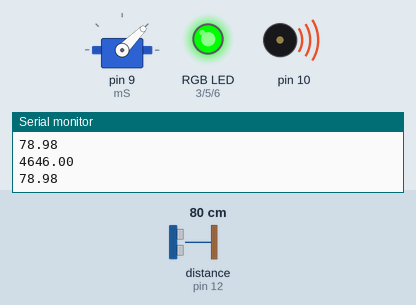
This sketch was run on a simulated Arduino Uno, built with avr-gcc and run on an emulated ATmega328P. On the bench: servo, an RGB LED mixed from three pins (HIGH = lit), buzzer (waves = sounding), the last lines printed to the serial monitor. Wiring (inferred from the names in the program): ultrasonic range finder: trigger pin 11; echo pin 12. The test bench sets the inputs (shaded band); at power-on: distance to the obstacle (sensor on pin 12) 80 cm. The echo pulse lasts 58.3 µs per cm; pins used as bus, display or sensor lines are not drawn.

Above: at 1.2 s.
1.3 s: distance to the obstacle (sensor on pin 12) set to 22 cm
2.8 s: distance to the obstacle (sensor on pin 12) set to 18 cm
At 4.33 s:
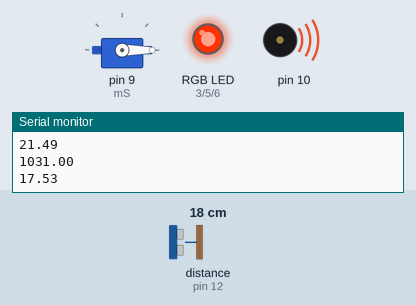
5.8 s: distance to the obstacle (sensor on pin 12) set to 12 cm
8.8 s: distance to the obstacle (sensor on pin 12) set to 9 cm
At 9.3 s:
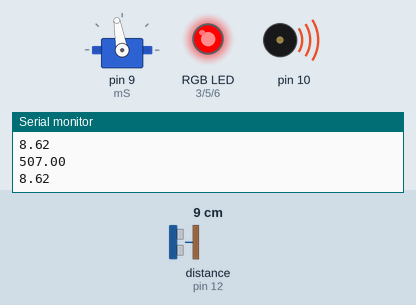
10.4 s: distance to the obstacle (sensor on pin 12) set to 35 cm
At 11.6 s:
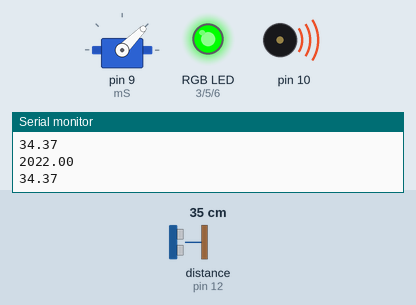
11.9 s: distance to the obstacle (sensor on pin 12) set to 17 cm
At 12.67 s:
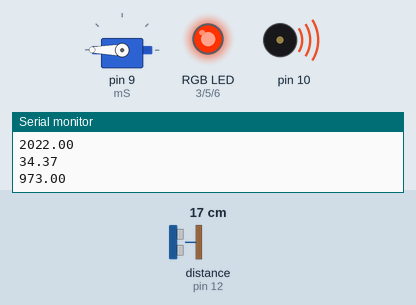
Timing chart, 0 to 15.9 s (numbered marks = the images above; inputs shaded):
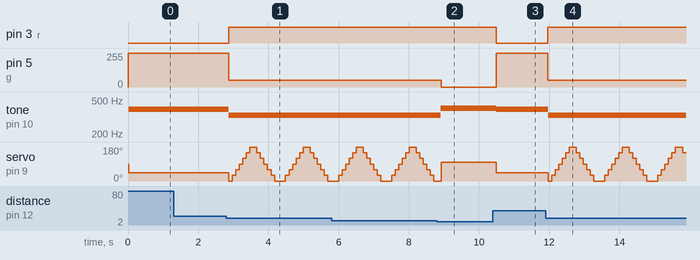

Measured:
- the behaviour switches between 21 and 20 cm on distance to the obstacle (sensor on pin 12) (found by bisection; images 0 and 1)
- the behaviour switches between 11 and 10 cm on distance to the obstacle (sensor on pin 12) (found by bisection; images 1 and 2)
- after the input at 8.8 s, pin 5 (g): 50/255 → 0/255 after 0.13 s; tone on pin 10: 330 Hz → 400 Hz after 0.12 s
- after the input at 10.4 s, pin 3 (r): HIGH → LOW after 0.09 s; pin 5 (g): 0/255 → 255/255 after 0.09 s; tone on pin 10: 400 Hz → 392 Hz after 0.10 s; servo on pin 9 (mS): 100° → 45° after 0.10 s
- after the input at 11.9 s, pin 3 (r): LOW → HIGH after 0.06 s; pin 5 (g): 255/255 → 50/255 after 0.06 s

The sketch:

ARDUINO.ino
```cpp
// void setup() {
//   // put your setup code here, to run once:
//   pinMode(A3, INPUT);
//   pinMode(13, OUTPUT);
//   Serial.begin(9600);


// }

// void loop() {
  // put your main code here, to run repeatedly:
// int val = analogRead(A3);
// Serial.println(val);
// digitalWrite(13, HIGH);
// delay(val);
// digitalWrite(13, LOW);
// delay(val);
// }


// Pin connections:
// Potentiometer pin 1 to Arduino 5V
// Potentiometer pin 2 to Arduino analog pin 0
// Potentiometer pin 3 to Arduino GND
// LED connected to Arduino pin 9

// int potPin = 0; // select analog pin for potentiometer
// int ledPin = 9; // select digital pin for LED
// int val = 0; // variable to store potentiometer value

// void setup() {
//   pinMode(ledPin, OUTPUT); // set LED pin as output
// }

// void loop() {
//   val = analogRead(potPin); // read potentiometer value
//   val = map(val, 0, 1023, 0, 255); // map value 0-1023 to 0-255
//   analogWrite(ledPin, val); // set LED brightness
// }


// float C_F(float temp_C) {
//   temp_F = (temp_C* 9/5) + 32.0;
//   return temp_F
// }

// void setup () {
// pinMode(A3, INPUT);
// pinMode(13, OUTPUT); //night light
// Serial.begin(9600);
// // while(!Serial) {;}
// }

// void loop () {
//   int val = analogRead(A3);
//   Serial.println(val);
//   int threshold = 100;
// if (val < threshold ) {
//   digitalWrite(13, HIGH);
// }
// else if (val > threshold) {
//   digitalWrite(13, LOW);
// }
// }


// int Red = 9;
// int Green = 10;
// int Blue = 11;

// void setup() {
//   Serial.begin(9600);
//   pinMode(Red, OUTPUT);
//   pinMode(Green, OUTPUT);
//   pinMode(Blue, OUTPUT);
//   pinMode(A1, INPUT);
//   pinMode(A0, INPUT);
// }

// void loop () {
//   analogWrite (Red, 100);
//   analogWrite (Green, 100 );
//   analogWrite (Blue,  0 );
//   int val1 = analogRead(A1);
//   digitalWrite(Red, HIGH);
//   digitalWrite(Green, HIGH);
//   digitalWrite(Blue, HIGH);
//   digitalWrite(Red, LOW);
//   digitalWrite(Green, LOW);
//   digitalWrite(Blue, LOW);
//   delay (val1);
//     int val2 = analogRead(A0);
//   Serial.println(val2);
//   int threshold = 100;
// if (val2 < threshold ) {
//   digitalWrite(Red, HIGH);
//   digitalWrite(Green, HIGH);
//   digitalWrite(Blue, HIGH);
// }
// else if (val2 > threshold) {
//   digitalWrite(Red, LOW);
//   digitalWrite(Green, LOW);
//   digitalWrite(Blue, LOW);
// }
// }


// arr = [1, 2, 3, 4, 5]
// int b = 0;
// int c = 0;
// for (i = 0, i< arr.length, i++)
// {
//   b = arr(i);
//   c += b;
// }
// Serial.println(c);


// const int b = 10;
// void setup() {
//   Serial.begin(9600);
//   pinMode(b, OUTPUT);

// }


// void loop() {
//   digitalWrite(b, HIGH);
//   int val = digitalRead(b);
//   Serial.println(val);
//   tone(b, 1000, 500);
//   noTone(b);
// }

// void play(char note, int beats);
// void play(char note, int beats) {
//   int num = 15;
//   char notes [15] = { 'c', 'd', 'e', 'f', 'g', 'a', 'b', 'C', 'D', 'E', 'F', 'G', 'A', 'B', ' '};
//   int freq[15] = {131, 147, 165, 175, 196, 220, 247, 262, 294, 330, 349, 392, 440, 494, 0};
//   int curr_f;
//   int beat_l = 150;
// for (int i = 0; i<num; i++)
// { if (note == notes[i]) {
//   curr_f = freq[i];
// }
// }
// int note_time = beats * beat_l;
// tone( 10, curr_f, note_time);
// delay(note_time);
// delay(50);
// }


// void setup() {
//   pinMode(10, OUTPUT);

// }

// void loop() {

// }
// void loop() {
// play('g', 2); //ha
// play('g', 1);
// play('a', 4);
// play('g', 4);
// play('c', 4);
// play('b', 4);
// play(' ', 2);
// play('g', 2);
// play('g', 1);
// play('a', 4);
// play('g', 4);
// play('D', 4);
// play('c', 4);
// play(' ', 2);
// play('g', 2);
// play('g', 1);
// play('G', 4);
// play('E', 4);
// play('C', 4);
// play('b', 4);
// play('a', 4);
// play('a', 6);
// play('F', 2);
// play('F', 1);
// play('E', 4);
// play('C', 4);
// play('D', 4);
// play('C', 6);
// }


// void setup() {
//   pinMode(10, OUTPUT);
// pinMode(2, INPUT_PULLUP);
// pinMode(3, INPUT_PULLUP);
// pinMode(4, INPUT_PULLUP);

// }


// void loop () {


// int red1 = digitalRead(2);
// int yellow1 = digitalRead(3);
// int green1 = digitalRead(4);

// if (red1 == 0) {
//   tone(10, 262);
// }
// else if (yellow1 == 0) {
//   tone(10, 330);
// }
// else if (green1 == 0) {
//   tone(10, 392);
// }
// else {
//   noTone(10);
// }

// }

// #include <Servo.h>
// Servo mS;
// // int pos = 0;
// void setup() {
// pinMode(9, OUTPUT);
// pinMode(A0, INPUT);
// mS.attach(9);
// Serial.begin(9600);
// // map(pos, 0, 1023, 20, 160);

// }


// void loop  () {
//   int val = analogRead(A0);
//   int pos = map(val, 0, 1023, 20, 320);
//   mS.write(pos);
//   Serial.println(pos);
// for ( pos = 0; pos <= 180 ; pos +=1) {
//   mS.write(pos);
//   delay(100);
// }
// for ( pos = 180; pos >=0; pos-=1) {
//   mS.write(pos);
//   delay(100);
// }


// float echoTime;


// int r = 3;
// int g = 5;
// int b = 6;
// int trig = 11;
// int echo = 12;

// void setup() {
// Serial.begin(9600);
// pinMode(r, OUTPUT);
// pinMode(g, OUTPUT);
// pinMode(b, OUTPUT);
// pinMode(trig, OUTPUT);
// pinMode(echo, INPUT);

// }

// float computeD() {
//   digitalWrite(trig,  HIGH);
//   delayMicroseconds(10);
//   digitalWrite(trig, LOW);
//   float echoTime = pulseIn(echo, HIGH);
//   float distance = (echoTime*340)/(20000);
//   Serial.println(echoTime);
//   return distance;
// }
// void loop () {
//   float d = computeD();
// if (d< 10) {
//  analogWrite(r, 255);
//   analogWrite(g, 0);
//   analogWrite(b, 0);
// }
// else if( d<20 && d>10 ) {
//   analogWrite(r, 255);
//   analogWrite(g, 50);
//   analogWrite(b, 0);
// }
// else {
//   analogWrite(r, 0);
//   analogWrite(g, 255);
//   analogWrite(b, 0);
// }
// Serial.println(d);
// delay (50);
// }


float echoTime;
#include <Servo.h>
Servo mS;
// int pos = 0;

int r = 3;
int g = 5;
int b = 6;
int trig = 11;
int echo = 12;

void setup() {
Serial.begin(9600);
pinMode(r, OUTPUT);
pinMode(g, OUTPUT);
pinMode(b, OUTPUT);
pinMode(trig, OUTPUT);
pinMode(echo, INPUT);
pinMode(9, OUTPUT);
mS.attach(9);
}

float computeD() {
  digitalWrite(trig,  HIGH);
  delayMicroseconds(10);
  digitalWrite(trig, LOW);
  float echoTime = pulseIn(echo, HIGH);
  float distance = (echoTime*340)/(20000);
  Serial.println(echoTime);
  return distance;
}
void loop () {
  float d = computeD();
if (d< 10) {
 analogWrite(r, 255);
 tone(10, 400);
 delay(10);
  analogWrite(g, 0);
  analogWrite(b, 0);
  mS.write(100);

}
else if( d<20 && d>10 ) {
  analogWrite(r, 255);
  analogWrite(g, 50);
  delay(10);
  tone(10, 330);
  analogWrite(b, 0);
    int val = digitalRead(9);
  int pos = map(val, 0, 1023, 20, 320);
  mS.write(pos);
for ( pos = 0; pos <= 180 ; pos +=30) {
  mS.write(pos);
  delay(100);
}
for ( pos = 180; pos >=0; pos-=30) {
  mS.write(pos);
  delay(100);
}
}
else {
  analogWrite(r, 0);
  analogWrite(g, 255);
  delay(10);
  tone(10,392);
  analogWrite(b, 0);
  mS.write(45);
}
Serial.println(d);
delay (100);


}
```
